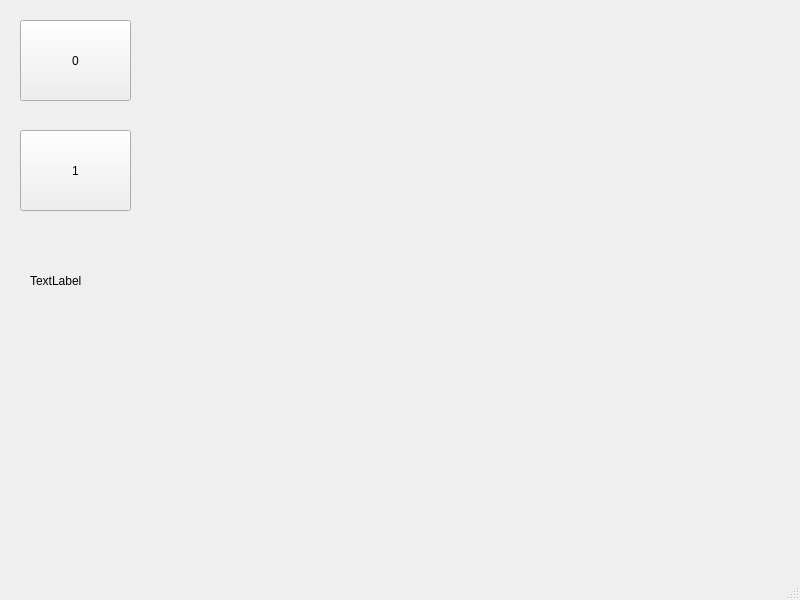
<?xml version="1.0" encoding="UTF-8"?>
<ui version="4.0">
 <class>MainWindow</class>
 <widget class="QMainWindow" name="MainWindow">
  <property name="geometry">
   <rect>
    <x>0</x>
    <y>0</y>
    <width>800</width>
    <height>600</height>
   </rect>
  </property>
  <property name="windowTitle">
   <string>MainWindow</string>
  </property>
  <widget class="QWidget" name="centralwidget">
   <widget class="QPushButton" name="pushButton">
    <property name="geometry">
     <rect>
      <x>20</x>
      <y>20</y>
      <width>111</width>
      <height>81</height>
     </rect>
    </property>
    <property name="text">
     <string>0</string>
    </property>
   </widget>
   <widget class="QPushButton" name="pushButton_2">
    <property name="geometry">
     <rect>
      <x>20</x>
      <y>130</y>
      <width>111</width>
      <height>81</height>
     </rect>
    </property>
    <property name="text">
     <string>1</string>
    </property>
   </widget>
   <widget class="QLabel" name="label">
    <property name="geometry">
     <rect>
      <x>30</x>
      <y>250</y>
      <width>141</width>
      <height>61</height>
     </rect>
    </property>
    <property name="text">
     <string>TextLabel</string>
    </property>
   </widget>
  </widget>
  <widget class="QMenuBar" name="menubar">
   <property name="geometry">
    <rect>
     <x>0</x>
     <y>0</y>
     <width>800</width>
     <height>28</height>
    </rect>
   </property>
  </widget>
  <widget class="QStatusBar" name="statusbar"/>
 </widget>
 <resources/>
 <connections/>
</ui>
